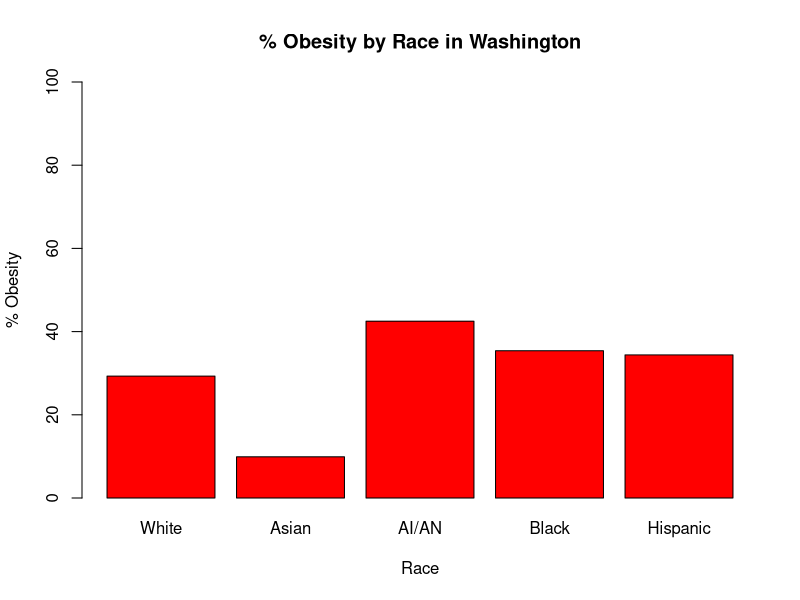

This figure's R source:
library(tidyverse)

race_washington <- c(29.3, 9.9, 42.5, 35.4, 34.4)
chart1 <- barplot(race_washington,
        main = "% Obesity by Race in Washington",
        xlab = "Race",
        ylab = "% Obesity",
        names.arg = c("White", "Asian", "AI/AN", "Black", "Hispanic"),
        col = "red",
        ylim=c(0,100),
        horiz = FALSE)


